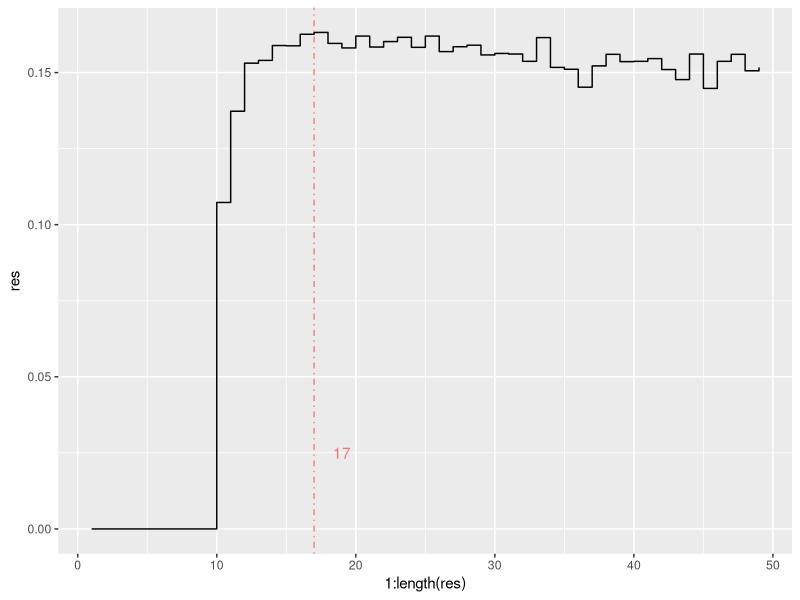

Here is the R script that generated this plot:
## ---- chunk 1
knitr::opts_chunk$set(message = FALSE)
## ---- chunk 2
library(purrr)
# 场景复刻
nn_size  = 19
nn_red   = 8 
nn_green = 11

# 生成一个装有2n个苹果的篮子(0:红, 1:青)
generate_bin <- function(n) {
    rep.int(c(0L, 1L), n)
}

# 实验设计
run_experiment <- function(n, trials = 10e3) {
    if (n < max(nn_red, nn_green)) return(0L)
    reps <- replicate(
        trials,
        n |>
            # 生成篮子
            generate_bin() |> 
            # 随机不放回抽样
            sample(size = nn_size, replace = FALSE) |> 
            # 判断结果是否符合预期
            sum() == nn_green 
    )
    
    # 预期结果出现的概率=预期结果出现的次数/总抽样次数
    sum(reps) / trials
}

# 实验进行
set.seed(1234)
res <- purrr::map_dbl(2:50, run_experiment)
# 出现最大概率时所对应的红（青）苹果数量
N <- which(res == max(res)) 
## ---- chunk 3
library(ggplot2)

NULL |>
  ggplot(aes(x = 1:length(res), y = res))+
  geom_step()+
  geom_vline(xintercept = N,
             col = "salmon",
             lty = 4)+
  geom_text(aes(x = N + 2,
                y = 0.025,
                col = "red",
                label = N))+
  guides(col = "none")
